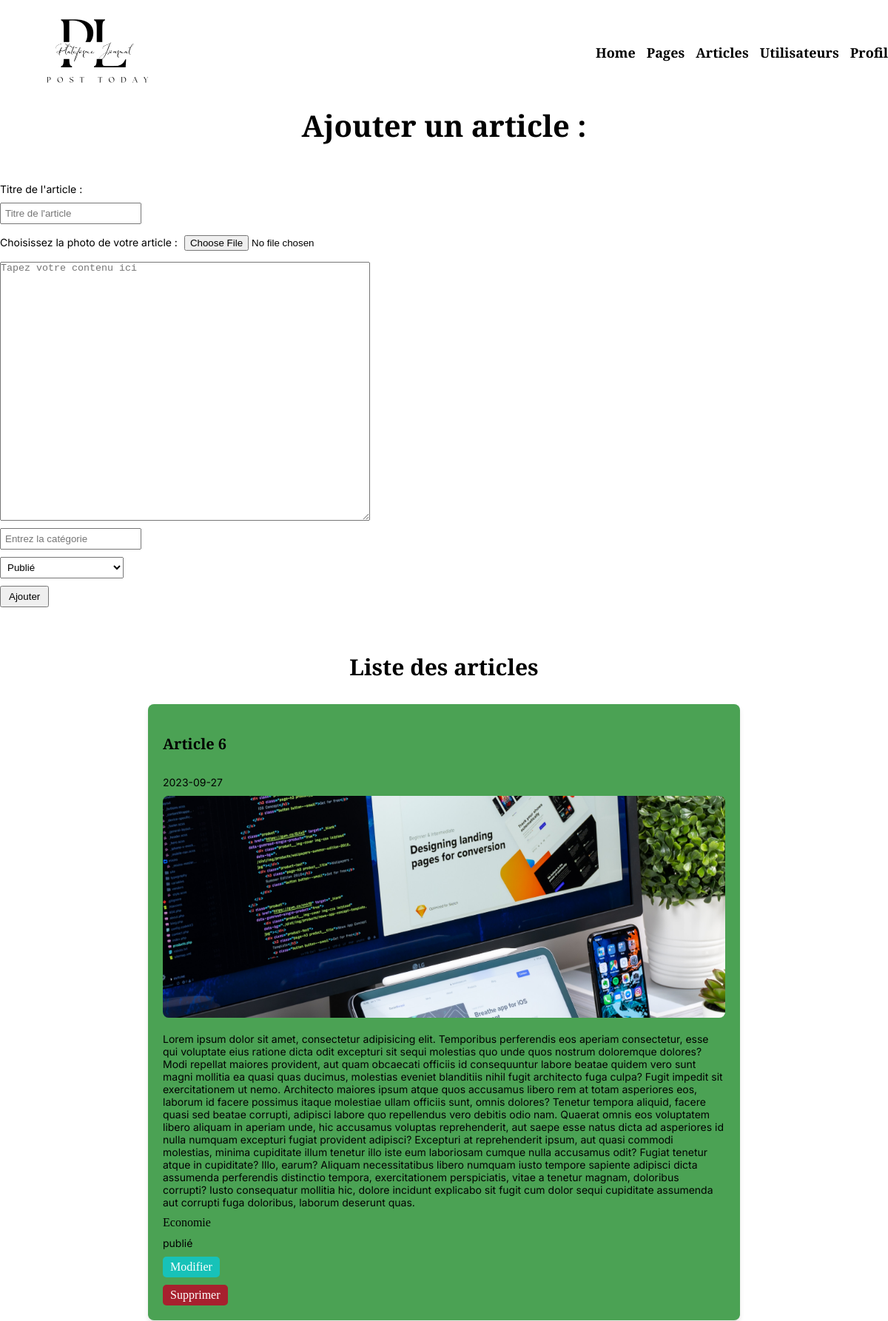
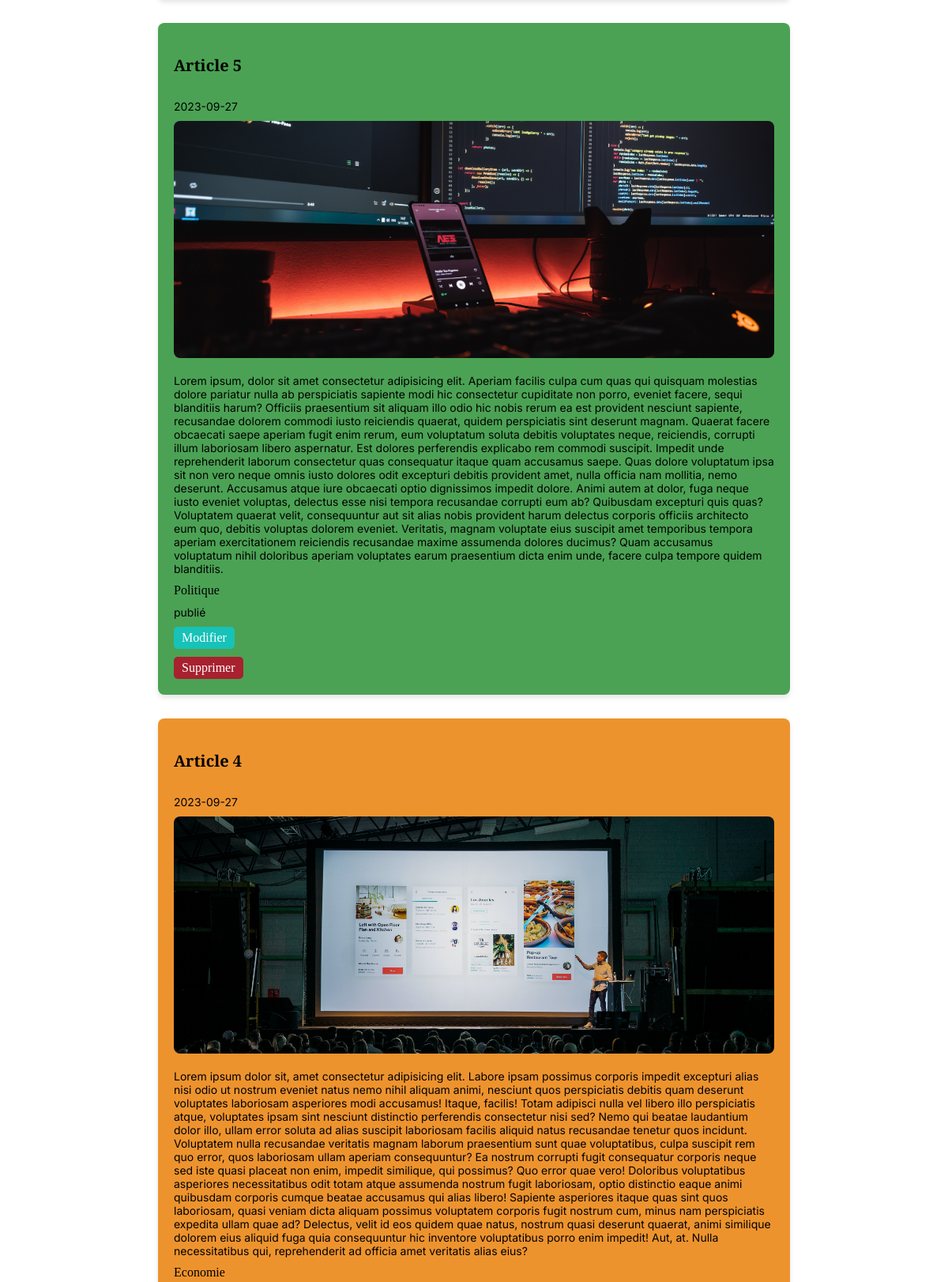
Page /admin/listearticles.php (signed in, upper part) on the committed database (2 pictures, top to bottom).
### tables this page shows
CREATE TABLE IF NOT EXISTS `articles` (
  `article_id` int NOT NULL AUTO_INCREMENT,
  `titre_article` varchar(255) NOT NULL,
  `image_article` varchar(255) NOT NULL,
  `contenu_article` text NOT NULL,
  `date_article` date NOT NULL,
  `categorie_article` varchar(50) NOT NULL,
  `statut_article` enum('publié','en attente de relecture','en brouillon') NOT NULL,
  PRIMARY KEY (`article_id`)
);

### admin/listearticles.php (the view, shortened to what this page needs)
<?php
if(isset($_SESSION['admin']) || isset($_SESSION['modo'])){
    require_once('connect.php');
    $requete = "SELECT * FROM articles ORDER BY article_id DESC";
    $requete = $db->prepare($requete);
    $requete->execute();
    $articles = $requete->fetchAll(PDO::FETCH_OBJ);
}
?>
<!DOCTYPE html>
<html lang="fr">
<head>
    <link rel="stylesheet" href="../styles/style.css">
</head>
<body>
    <?php
        include_once('headeradmin.php');
    ?>
    <main>
        <h1>Ajouter un article :</h1>
        <form method="post" enctype="multipart/form-data" class="form_article" action="">
            <label for="titre">Titre de l'article :</label>
            <input type="text" name="titre_article" placeholder="Titre de l'article">
            <div>
                <label for="img">Choisissez la photo de votre article :</label>
                <input type="file" name="image_article" id="img">
            </div>
            <textarea name="contenu_article" placeholder="Tapez votre contenu ici"></textarea>
            <input type="text" name="categorie_article" placeholder="Entrez la catégorie">
            <select name="statut_article">
                <option value="publié">Publié</option>
            </select>
            <input type="submit" name="submit_article" value="Ajouter">
        </form>
        <section class="listeArticles">
            <h2>Liste des articles</h2>
            <?php foreach($articles as $article):
                $backgroundColor = '';
                if($article->statut_article == 'publié'){
                    $backgroundColor = '#4BA254 ';
                } else if($article->statut_article == 'en attente de relecture'){
                    $backgroundColor = '#ED932E ';
                } else if($article->statut_article == 'en brouillon'){
                    $backgroundColor = '#CA6879';
                }
                ?>
                <article id="article-<?php echo $article->article_id ?>" style= "background-color: <?= $backgroundColor ?>;">
                    <h3><?php echo $article->titre_article; ?></h3>
                    <p><?php echo $article->date_article; ?></p>
                    <img src="../<?php echo $article->image_article; ?>" alt="image article">
                    <p><?php echo $article->contenu_article; ?></p>
                    <a href="categorie.php?cat=<?php echo $article->categorie_article; ?>"><?php echo $article->categorie_article; ?></a>
                    <p><?php echo $article->statut_article; ?></p>
                    <a class="boutonModifier" href="modifierarticle.php?id=<?php echo $article->article_id; ?>">Modifier</a>
                    <a class="boutonSupprimer" href="supprimerarticle.php?id=<?php echo $article->article_id; ?>">Supprimer</a>
                </article>
            <?php endforeach; ?>
        </section>
    </main>
</body>
</html>

### admin/headeradmin.php
<header>
    <a href="dashboard.php"><img src="uploads/logo.png" alt="logo"></a>
    <nav>
        <ul>
            <li><a href="dashboard.php">Home</a></li>
            <li><a href="listepages.php">Pages</a></li>
            <li><a href="listearticles.php">Articles</a></li>
            <li><a href="listeutilisateurs.php">Utilisateurs</a></li>
            <li><a href="profiladmin.php">Profil</a></li>
        </ul>
    </nav>
</header>

### styles/style.css (style rules this page uses)
* { margin: 0; padding: 0; box-sizing: border-box; }
h1 { text-align: center; margin: 20px 0; font-size: 40px; font-family: Playfair Display, serif; }
h2 { margin: 20px 0; font-size: 30px; font-family: Playfair Display, serif; }
h3 { margin: 20px 0; font-size: 20px; font-family: Playfair Display, serif; }
p { font-size: 14px; font-family: Inter, sans-serif; }
a { text-decoration: none; color: #000; }
.boutonModifier { text-decoration: none; padding: 5px 10px; max-width: fit-content; border-radius: 5px; border: none; cursor: pointer; color: white; background-color: #17C2B8; }
.boutonSupprimer { text-decoration: none; padding: 5px 10px; max-width: fit-content; border-radius: 5px; color: white; background-color: #a7212e; }
header { max-width: 1440px; margin: 20px auto; display: flex; justify-content: space-between; align-items: center; }
header nav ul { display: flex; list-style: none; gap: 15px; }
header nav ul li a { text-decoration: none; color: #000; font-weight: 600; font-size: 18px; font-family: Playfair Display, serif; }
header img { max-width: 50%; }
.form_article { max-width: 1440px; margin: 50px auto; display: flex; flex-direction: column; align-items: flex-start; }
.form_article input, .form_page input { margin-bottom: 10px; padding: 5px; }
.form_article label, .form_page label { margin-bottom: 10px; font-size: 14px; font-family: Inter, sans-serif; }
.form_article textarea, .form_page textarea { margin-bottom: 10px; width: 500px; height: 350px; }
.form_article select, .form_page select { margin-bottom: 10px; padding: 5px; }
.form_article input[type="submit"], .form_page input[type="submit"] { padding: 5px 10px; }
.listeArticles, .listePages { max-width: 1440px; margin: 50px auto; }
.listeArticles h2, .listePages h2 { text-align: center; }
.listeArticles article, .articleDetail, .listePages article, .pageDetail { box-shadow: 0px 4px 6px rgba(0, 0, 0, 0.1); padding: 20px; border-radius: 8px; margin: 30px auto; max-width: 800px; display: flex; flex-direction: column; gap: 10px; }
.listeArticles article img, .listePages article img { width: 100%; height: 300px; margin-bottom: 10px; object-fit: cover; border-radius: 8px; }

### rows in the picture
articles: titre_article "Article 6", date_article "2023-09-27", image_article (picture), contenu_article "Lorem ipsum dolor sit amet, consectetur adipisicing elit. Temporibus perferendis eos aperiam consectetur, esse qui voluptate eius ratione dicta odit excepturi sit sequi molestias quo unde quos nostrum doloremque dolores? Modi repellat maiores provident, aut quam obcaecati officiis id consequuntur labore beatae quidem vero sunt magni mollitia ea quasi quas ducimus, molestias eveniet blanditiis nihil fugit architecto fuga culpa? Fugit impedit sit exercitationem ut nemo. Architecto maiores ipsum atque quos accusamus libero rem at totam asperiores eos, laborum id facere possimus itaque molestiae ullam officiis sunt, omnis dolores? Tenetur tempora aliquid, facere quasi sed beatae corrupti,…", categorie_article "Economie", statut_article "publié"
articles: titre_article "Article 5", date_article "2023-09-27", image_article (picture), contenu_article "Lorem ipsum, dolor sit amet consectetur adipisicing elit. Aperiam facilis culpa cum quas qui quisquam molestias dolore pariatur nulla ab perspiciatis sapiente modi hic consectetur cupiditate non porro, eveniet facere, sequi blanditiis harum? Officiis praesentium sit aliquam illo odio hic nobis rerum ea est provident nesciunt sapiente, recusandae dolorem commodi iusto reiciendis quaerat, quidem perspiciatis sint deserunt magnam. Quaerat facere obcaecati saepe aperiam fugit enim rerum, eum voluptatum soluta debitis voluptates neque, reiciendis, corrupti illum laboriosam libero aspernatur. Est dolores perferendis explicabo rem commodi suscipit. Impedit unde reprehenderit laborum consectetur…", categorie_article "Politique", statut_article "publié"
articles: titre_article "Article 4", date_article "2023-09-27", image_article (picture), contenu_article "Lorem ipsum dolor sit, amet consectetur adipisicing elit. Labore ipsam possimus corporis impedit excepturi alias nisi odio ut nostrum eveniet natus nemo nihil aliquam animi, nesciunt quos perspiciatis debitis quam deserunt voluptates laboriosam asperiores modi accusamus! Itaque, facilis! Totam adipisci nulla vel libero illo perspiciatis atque, voluptates ipsam sint nesciunt distinctio perferendis consectetur nisi sed? Nemo qui beatae laudantium dolor illo, ullam error soluta ad alias suscipit laboriosam facilis aliquid natus recusandae tenetur quos incidunt. Voluptatem nulla recusandae veritatis magnam laborum praesentium sunt quae voluptatibus, culpa suscipit rem quo error, quos laboriosam…", categorie_article "Economie"
